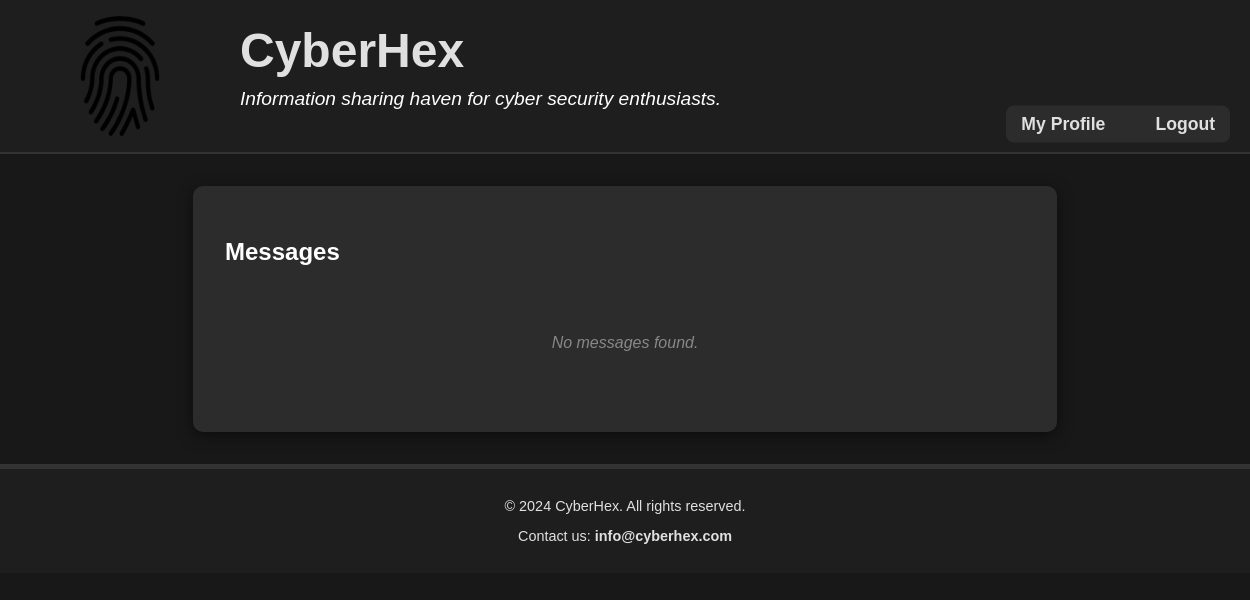
/messages/ (signed in), run on an earlier commit of the app's database.
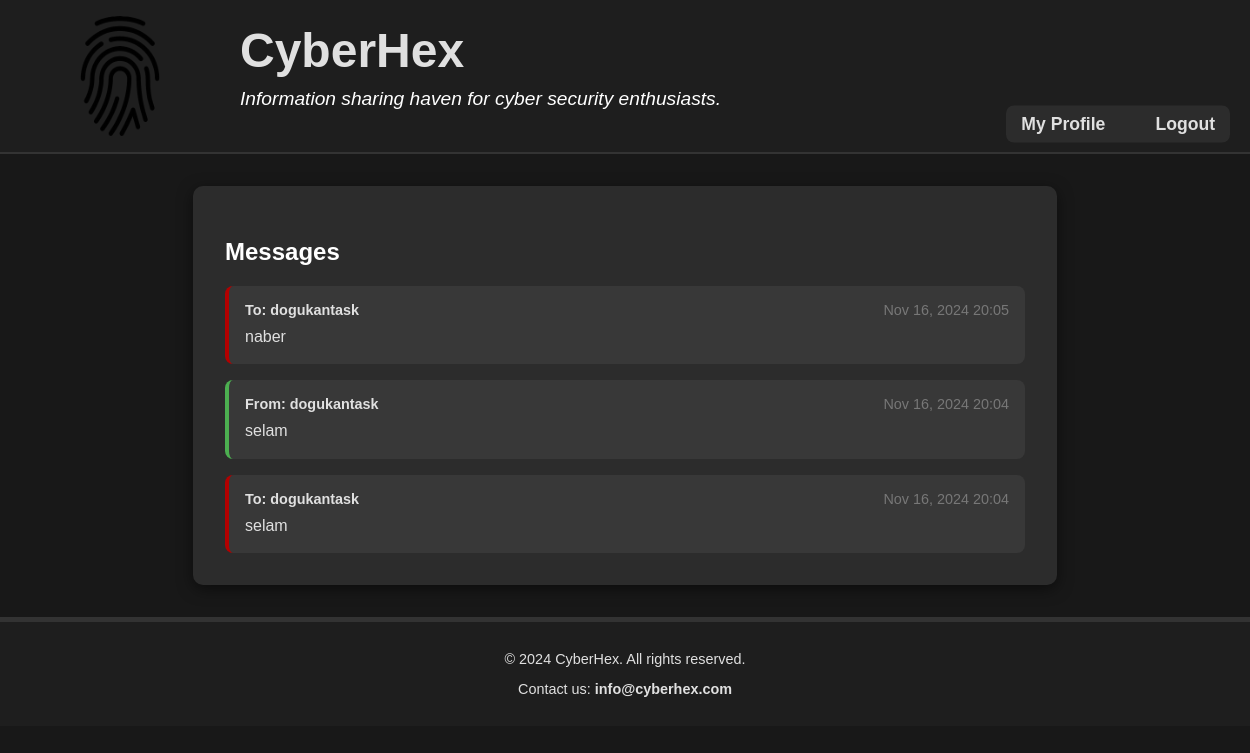
And on a later commit of the database.
### private_messages/models.py (models this page shows, shortened)
class Message(models.Model):
    sender = models.ForeignKey(User, related_name="sent_messages", on_delete=models.CASCADE)
    receiver = models.ForeignKey(User, related_name="received_messages", on_delete=models.CASCADE)
    content = models.TextField()
    timestamp = models.DateTimeField(auto_now_add=True)
    read = models.BooleanField(default=False)

### user_accounts/models.py (models this page shows)
class User(AbstractUser):
    pass

### private_messages/views.py (the view)
# urls.py: path('', views.inbox, name='inbox'),
@login_required(login_url='login')
def inbox(request):
    messages = Message.objects.filter(
        Q(sender=request.user) | Q(receiver=request.user)
    ).order_by('-timestamp')
    return render(request, 'private_messages/inbox.html', {
        'messages': messages,
        'user': request.user
    })

### private_messages/templates/private_messages/inbox.html
{% extends 'layout.html' %}
{% block content %}
<section class="messages-container">
    <div class="messages-card">
        <div class="sent-messages-section">
            <h2>Messages</h2>
        </div>
        {% if messages %}
            <div class="messages-list">
                {% for message in messages %}
                    <div class="message-item {% if message.sender == user %}sent{% else %}received{% endif %}">
                        <div class="message-header">
                            {% if message.sender == user %}
                                <span class="message-to">To: {{ message.receiver.username }}</span>
                            {% else %}
                                <span class="message-from">From: {{ message.sender.username }}</span>
                            {% endif %}
                            <span class="message-time">{{ message.timestamp|date:"M d, Y H:i" }}</span>
                        </div>
                        <div class="message-content">
                            {{ message.content }}
                        </div>
                    </div>
                {% endfor %}
            </div>
        {% else %}
            <div class="no-messages">
                <p>No messages found.</p>
            </div>
        {% endif %}
    </div>
</section>
{% endblock %}

### CyberHex/templates/layout.html (shortened to what this page needs)
{% load static %}
<!DOCTYPE html>
<html lang="en">
    <head>
        <link rel="stylesheet" href="{% static 'css/style.css' %}">
        <header>
            <div class="header-container">
                <div class="logo-title-wrapper">
                    <img src="{% static 'images/logo.png' %}" alt="CyberHex Logo" class="logo">
                    <div class="text-container">
                        <a href="{% url 'discussion_forum:forum_index' %}">
                            <h1>CyberHex</h1>
                        </a>
                        <p>Information sharing haven for cyber security enthusiasts.</p>
                    </div>
                </div>
                <nav class="auth-menu">
                    <ul>
                        {% if user.is_authenticated %}
                        <li><a href="{% url 'user_accounts:profile' user.id %}">My Profile</a></li>
                        <li><a href="{% url 'user_accounts:logout' user.id %}">Logout</a></li>
                        {% else %}
                            <li><a href='/accounts/login'>Login</a></li>
                            <li><a href='/accounts/register'>Register</a></li>
                        {% endif %}
                    </ul>
                </nav>
            </div>
        </header>
    </head>
    <body>
        <main>
            {% block content %}
            {% endblock %}
        </main>
        <footer>
            <div class="footer-container">
                <p>&copy; 2024 CyberHex. All rights reserved.</p>
                <p>Contact us: <a href="mailto:info@cyberhex.com">info@cyberhex.com</a></p>
            </div>
        </footer>
    </body>
</html>

### static/css/style.css (style rules this page uses)
body { font-family: 'Arial', sans-serif; background-color: #181818; color: #e0e0e0; margin: 0; padding: 0; }
header { background-color: #1e1e1e; color: #ffffff; padding: 1em 0; text-align: center; border-bottom: 2px solid #333; position: relative; }
.header-container { display: flex; align-items: center; justify-content: flex-start; text-align: left; width: 100%; position: relative; padding: 0 20px; }
header a { color: #e0e0e0; text-decoration: none; }
header h1 { font-size: 3em; margin: 0; display: inline-block; }
header p { font-size: 1.2em; margin-top: 0.5em; font-style: italic; }
.logo { height: 120px; width: 200px; margin-right: 20px; mix-blend-mode: multiply; }
.logo-title-wrapper { display: flex; align-items: center; flex-grow: 1; }
nav { margin: 3em auto; width: 80%; background-color: #2c2c2c; border-radius: 8px; padding: 1.5em; }
nav ul { list-style-type: none; padding: 0; margin: 0; }
nav li { margin: 1.5em 0; }
nav a { text-decoration: none; color: #e0e0e0; font-weight: bold; font-size: 1.2em; display: block; padding: 10px; border-radius: 5px; transition: background-color 0.3s ease; }
footer { background-color: #1e1e1e; color: #e0e0e0; text-align: center; padding: 1em 0; border-top: 5px solid #333; font-size: 0.9em; width: 100%; margin-top: auto; }
footer a { color: #e0e0e0; text-decoration: none; font-weight: bold; }
.text-container { flex-shrink: 0; }
.auth-menu { width:max-content; position: absolute; right: 60px; top: 50%; transform: translateY(-50%); padding: 0; min-width: 100px; }
.auth-menu ul { list-style: none; margin: 0; padding: 0; display: flex; gap: 20px; justify-content: flex-end; align-items: center; }
.auth-menu li { margin: 0; white-space: nowrap; }
.auth-menu a { text-decoration: none; color: #e0e0e0; font-weight: bold; font-size: 1.1em; transition: color 0.3s ease; padding: 8px 15px; }
.messages-container { display: flex; justify-content: center; padding: 2em ; background-color: #181818; }
.messages-card { background-color: #2c2c2c; color: #fff; padding: 2em; border-radius: 10px; width: 80%; max-width: 800px; box-shadow: 0 4px 15px rgba(0, 0, 0, 0.5); }
.messages-list { display: flex; flex-direction: column; gap: 1em; }
.message-item { background-color: #383838; border-radius: 8px; padding: 1em; transition: transform 0.2s ease; }
.message-item.sent { border-left: 4px solid hwb(0 0% 30%); }
.message-item.received { border-left: 4px solid #4CAF50; }
.message-header { display: flex; justify-content: space-between; margin-bottom: 0.5em; font-size: 0.9em; color: #888; }
.message-from, .message-to { font-weight: bold; color: #e0e0e0; }
.message-time { color: #777; }
.message-content { color: #e0e0e0; line-height: 1.4; margin-top: 0.5em; }

What changed in the data, as far as the page shows it:
added Message: receiver.username "dogukantask", timestamp "Nov 16, 2024 20:05", content "naber"
added Message: sender.username "dogukantask", timestamp "Nov 16, 2024 20:04", content "selam"
added Message: receiver.username "dogukantask", timestamp "Nov 16, 2024 20:04", content "selam"
Also different on the page:
text no longer shown: "No messages found."
